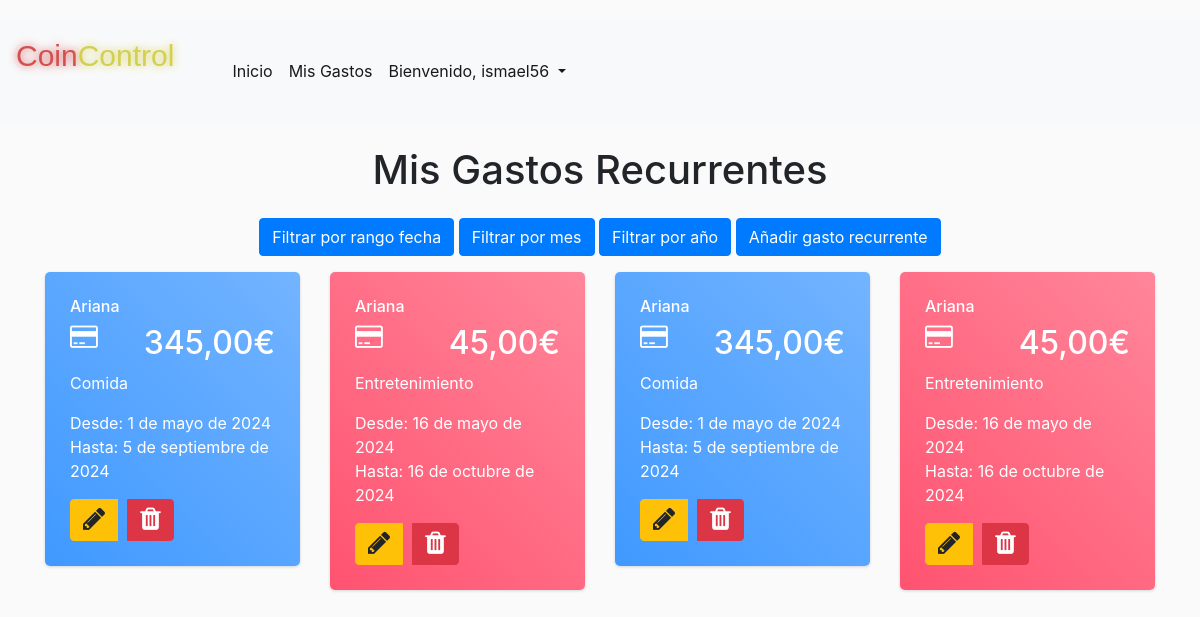
The page /mis_gastos/recurrente (signed in) on the database its author committed.
### CoinControllapp/models.py (models this page shows)
class Gasto(models.Model):
    nombre = models.CharField(max_length=100)
    cantidad = models.DecimalField(max_digits=10, decimal_places=2)
    fecha = models.DateField()
    fechaFin =models.DateField(null=True,blank=True)
    categoria = models.CharField(max_length=100)
    notas = models.TextField(blank=True)
    usuario = models.ForeignKey(User, on_delete=models.CASCADE)
    pagoUnico = models.BooleanField(default=False)
    frecuencia_choices = [
        ('mensual', 'Mensual'),
        ('semanal', 'Semanal'),
        ('anual', 'Anual'),
    ]
    frecuencia = models.CharField(max_length=10, choices=frecuencia_choices, blank=True, null=True)
    def __str__(self):
        return self.nombre

### CoinControllapp/views_gastos.py (the view)
# urls.py: path('mis_gastos/recurrente',views_gastos.gastosRecurrente_view,name='gastos_recurrente'),
@login_required
def gastosRecurrente_view(request):
    gastos = Gasto.objects.filter(usuario=request.user,fechaFin__isnull= False)
    print('Gastos view ')
    print(gastos)
    return render(request, 'mis_gastos_recurrentes.html', {'gastos': gastos})

### CoinControllapp/templates/mis_gastos_recurrentes.html (shortened to what this page needs)
{% extends 'base.html' %} {% block content %}
<div class="container">
    <h1 class="mt-4 mb-4 text-center">Mis Gastos Recurrentes</h1>
    <div class="text-center mb-3">
        <button id="toggleFormBtn" class="btn btn-primary">Filtrar por rango fecha</button>
        <button id="toggleFormBtn2" class="btn btn-primary">Filtrar por mes</button>
        <button id="toggleFormBtn3" class="btn btn-primary">Filtrar por año</button>
        <a href="{% url 'new_gasto_recurrente' %}" class="btn btn-primary">Añadir gasto recurrente</a>
    </div>
    <div class="row">
        {% for gasto in gastos %}
        {% for gasto in gastos %}
        {% if forloop.counter0|divisibleby:4 %}
        <div class="col-md-4 col-xl-3">
            <div class="card bg-c-blue order-card">
                <div class="card-block">
                    <h6 class="m-b-20">{{ gasto.nombre }}</h6>
                    <h2 class="text-right"><i class="fa fa-credit-card f-left"></i><span>{{ gasto.cantidad }}€</span>
                    </h2>
                    <p class="m-b-0">{{ gasto.categoria }}</p>
                    <p class="m-b-0">Desde: {{ gasto.fecha }}  <br>Hasta: {{gasto.fechaFin}}</span></p>
                    <div class="btn-group" role="group" aria-label="Botones de acción">
                        <a href="{% url 'editar_gasto_recurrente_view' gasto.id %}" class="btn btn-warning" role="button" title="Editar"><i class="fa fa-pencil"></i></a>
                        <div class="btn-group-divider" style="width: 10px;"></div>
                        <a href="{% url 'borrar_gasto_recurrente' gasto.id %}" class="btn btn-danger" role="button" title="Borrar"><i class="fa fa-trash"></i></a>
                    </div>
                </div>
            </div>
        </div>
        {% else %}
        <div class="col-md-4 col-xl-3">
            <div class="card bg-c-pink order-card">
                <div class="card-block">
                    <h6 class="m-b-20">{{ gasto.nombre }}</h6>
                    <h2 class="text-right"><i class="fa fa-credit-card f-left"></i><span>{{ gasto.cantidad }}€</span>
                    </h2>
                    <p class="m-b-0">{{ gasto.categoria }}</p>
                    <p class="m-b-0">Desde: {{ gasto.fecha }} <br>Hasta: {{gasto.fechaFin}}</span></p>
                     <div class="btn-group" role="group" aria-label="Botones de acción">
                        <a href="{% url 'editar_gasto_recurrente_view' gasto.id %}" class="btn btn-warning" role="button" title="Editar"><i class="fa fa-pencil"></i></a>
                        <div class="btn-group-divider" style="width: 10px;"></div>
                        <a href="{% url 'borrar_gasto_recurrente' gasto.id %}" class="btn btn-danger" role="button" title="Borrar"><i class="fa fa-trash"></i></a>
                    </div>
                </div>
            </div>
        </div>
        {% endif %}
        {% endfor %}
        {% endfor %}
    </div>
</div>
{% endblock %}

### CoinControllapp/templates/base.html (shortened to what this page needs)
<!DOCTYPE html>
<html lang="es">
<head>
    <link href="https://stackpath.bootstrapcdn.com/bootstrap/4.5.2/css/bootstrap.min.css" rel="stylesheet">
    <link href="https://maxcdn.bootstrapcdn.com/font-awesome/4.3.0/css/font-awesome.min.css" rel="stylesheet">
</head>
<header>
    <nav class="navbar navbar-expand-lg navbar-light bg-light">
        <h1>
            <p class="coin">Coin
            <p class="controll">Control</p>
            </p>
        </h1>
        <div class="collapse navbar-collapse" id="navbarNav">
            <ul class="navbar-nav">
                <li class="nav-item active">
                    <a class="nav-link" href={% url 'home' %}>Inicio <span class="sr-only">(current)</span></a>
                </li>
                {% if user.is_authenticated %}
                <li class="nav-item active">
                    <a class="nav-link" href={% url 'mis_gastos' %}>Mis Gastos
                </li>
                <li class="nav-item dropdown active">
                    <a class="nav-link dropdown-toggle" href="#" id="navbarDropdownMenuLink" role="button"
                        data-toggle="dropdown" aria-haspopup="true" aria-expanded="false">
                        Bienvenido, {{ request.user.username }}
                    </a>
                </li>
                {% endif %}
            </ul>
        </div>
    </nav>
</header>
<body>
    {% block content %}{% endblock %}
</body>
</html>

### CoinControllapp/templates/base.html (style rules this page uses)
.coin { text-align: left; font-family: Arial; font-size: 30px; color: #d35050; text-shadow: 0px 0px 9px #d35050; width: auto; }
.coin, .controll { display: inline-block; }
.controll { width: auto; text-align: left; font-family: Arial; font-size: 30px; color: #d3cf50; text-shadow: 0px 0px 9px #d3cf50; }

### CoinControllapp/templates/mis_gastos_recurrentes.html (style rules this page uses)
body { margin-top: 20px; background: #FAFAFA; }
.order-card { color: #fff; }
.bg-c-blue { background: linear-gradient(45deg, #4099ff, #73b4ff); }
.bg-c-pink { background: linear-gradient(45deg, #FF5370, #ff869a); }
.card { border-radius: 5px; -webkit-box-shadow: 0 1px 2.94px 0.06px rgba(4, 26, 55, 0.16); box-shadow: 0 1px 2.94px 0.06px rgba(4, 26, 55, 0.16); border: none; margin-bottom: 30px; -webkit-transition: all 0.3s ease-in-out; transition: all 0.3s ease-in-out; }
.card .card-block { padding: 25px; }
.order-card i { font-size: 26px; }
.f-left { float: left; }

### rows shown on the page
Gasto: nombre "Ariana", cantidad "345,00", categoria "Comida", fecha "1 de mayo de 2024", fechaFin "5 de septiembre de 2024"
Gasto: nombre "Ariana", cantidad "45,00", categoria "Entretenimiento", fecha "16 de mayo de 2024", fechaFin "16 de octubre de 2024"

### other values the page prints
{{ request.user.username }} "ismael56"
